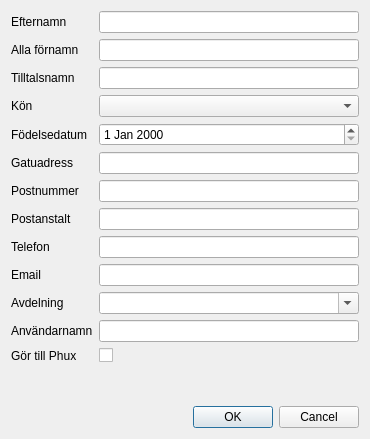
<?xml version="1.0" encoding="UTF-8"?>
<ui version="4.0">
 <class>NewMember</class>
 <widget class="QDialog" name="NewMember">
  <property name="geometry">
   <rect>
    <x>0</x>
    <y>0</y>
    <width>370</width>
    <height>439</height>
   </rect>
  </property>
  <property name="windowTitle">
   <string>Dialog</string>
  </property>
  <layout class="QVBoxLayout" name="verticalLayout_2">
   <item>
    <layout class="QVBoxLayout" name="verticalLayout">
     <item>
      <layout class="QFormLayout" name="formLayout">
       <property name="fieldGrowthPolicy">
        <enum>QFormLayout::AllNonFixedFieldsGrow</enum>
       </property>
       <item row="0" column="0">
        <widget class="QLabel" name="efternamnLabel">
         <property name="text">
          <string>Efternamn</string>
         </property>
        </widget>
       </item>
       <item row="0" column="1">
        <widget class="QLineEdit" name="surName_fld"/>
       </item>
       <item row="1" column="0">
        <widget class="QLabel" name="allaFRnamnLabel">
         <property name="text">
          <string>Alla förnamn</string>
         </property>
        </widget>
       </item>
       <item row="1" column="1">
        <widget class="QLineEdit" name="givenNames_fld"/>
       </item>
       <item row="2" column="0">
        <widget class="QLabel" name="tilltalsnamnLabel">
         <property name="text">
          <string>Tilltalsnamn</string>
         </property>
        </widget>
       </item>
       <item row="2" column="1">
        <widget class="QLineEdit" name="preferredName_fld"/>
       </item>
       <item row="5" column="0">
        <widget class="QLabel" name="adressLabel">
         <property name="text">
          <string>Gatuadress</string>
         </property>
        </widget>
       </item>
       <item row="5" column="1">
        <widget class="QLineEdit" name="streetAddress_fld"/>
       </item>
       <item row="8" column="0">
        <widget class="QLabel" name="telefonLabel">
         <property name="text">
          <string>Telefon</string>
         </property>
        </widget>
       </item>
       <item row="8" column="1">
        <widget class="QLineEdit" name="phone_fld"/>
       </item>
       <item row="9" column="0">
        <widget class="QLabel" name="emailLabel">
         <property name="text">
          <string>Email</string>
         </property>
        </widget>
       </item>
       <item row="9" column="1">
        <widget class="QLineEdit" name="email_fld"/>
       </item>
       <item row="10" column="0">
        <widget class="QLabel" name="avdelningLabel">
         <property name="text">
          <string>Avdelning</string>
         </property>
        </widget>
       </item>
       <item row="10" column="1">
        <widget class="QComboBox" name="department_comboBox">
         <property name="editable">
          <bool>true</bool>
         </property>
        </widget>
       </item>
       <item row="11" column="0">
        <widget class="QLabel" name="anvNdarnamnLabel">
         <property name="text">
          <string>Användarnamn</string>
         </property>
        </widget>
       </item>
       <item row="11" column="1">
        <widget class="QLineEdit" name="username_fld"/>
       </item>
       <item row="12" column="0">
        <widget class="QLabel" name="gRTillPhuxLabel">
         <property name="text">
          <string>Gör till Phux</string>
         </property>
        </widget>
       </item>
       <item row="12" column="1">
        <widget class="QCheckBox" name="makePhux_CheckBox"/>
       </item>
       <item row="3" column="0">
        <widget class="QLabel" name="kNLabel">
         <property name="text">
          <string>Kön</string>
         </property>
        </widget>
       </item>
       <item row="3" column="1">
        <widget class="QComboBox" name="gender_fld"/>
       </item>
       <item row="6" column="0">
        <widget class="QLabel" name="postnummerLabel">
         <property name="text">
          <string>Postnummer</string>
         </property>
        </widget>
       </item>
       <item row="6" column="1">
        <widget class="QLineEdit" name="postalCode_fld"/>
       </item>
       <item row="7" column="0">
        <widget class="QLabel" name="postanstaltLabel">
         <property name="text">
          <string>Postanstalt</string>
         </property>
        </widget>
       </item>
       <item row="7" column="1">
        <widget class="QLineEdit" name="city_fld"/>
       </item>
       <item row="4" column="0">
        <widget class="QLabel" name="birthDateLabel">
         <property name="text">
          <string>Födelsedatum</string>
         </property>
        </widget>
       </item>
       <item row="4" column="1">
        <widget class="QDateEdit" name="birthDate_fld"/>
       </item>
      </layout>
     </item>
     <item>
      <widget class="QDialogButtonBox" name="buttonBox">
       <property name="orientation">
        <enum>Qt::Horizontal</enum>
       </property>
       <property name="standardButtons">
        <set>QDialogButtonBox::Cancel|QDialogButtonBox::Ok</set>
       </property>
      </widget>
     </item>
    </layout>
   </item>
  </layout>
 </widget>
 <tabstops>
  <tabstop>surName_fld</tabstop>
  <tabstop>givenNames_fld</tabstop>
  <tabstop>preferredName_fld</tabstop>
  <tabstop>gender_fld</tabstop>
  <tabstop>streetAddress_fld</tabstop>
  <tabstop>postalCode_fld</tabstop>
  <tabstop>city_fld</tabstop>
  <tabstop>phone_fld</tabstop>
  <tabstop>email_fld</tabstop>
  <tabstop>department_comboBox</tabstop>
  <tabstop>username_fld</tabstop>
  <tabstop>makePhux_CheckBox</tabstop>
  <tabstop>buttonBox</tabstop>
 </tabstops>
 <resources/>
 <connections>
  <connection>
   <sender>buttonBox</sender>
   <signal>accepted()</signal>
   <receiver>NewMember</receiver>
   <slot>accept()</slot>
   <hints>
    <hint type="sourcelabel">
     <x>248</x>
     <y>313</y>
    </hint>
    <hint type="destinationlabel">
     <x>157</x>
     <y>274</y>
    </hint>
   </hints>
  </connection>
  <connection>
   <sender>buttonBox</sender>
   <signal>rejected()</signal>
   <receiver>NewMember</receiver>
   <slot>reject()</slot>
   <hints>
    <hint type="sourcelabel">
     <x>316</x>
     <y>313</y>
    </hint>
    <hint type="destinationlabel">
     <x>286</x>
     <y>274</y>
    </hint>
   </hints>
  </connection>
 </connections>
</ui>
